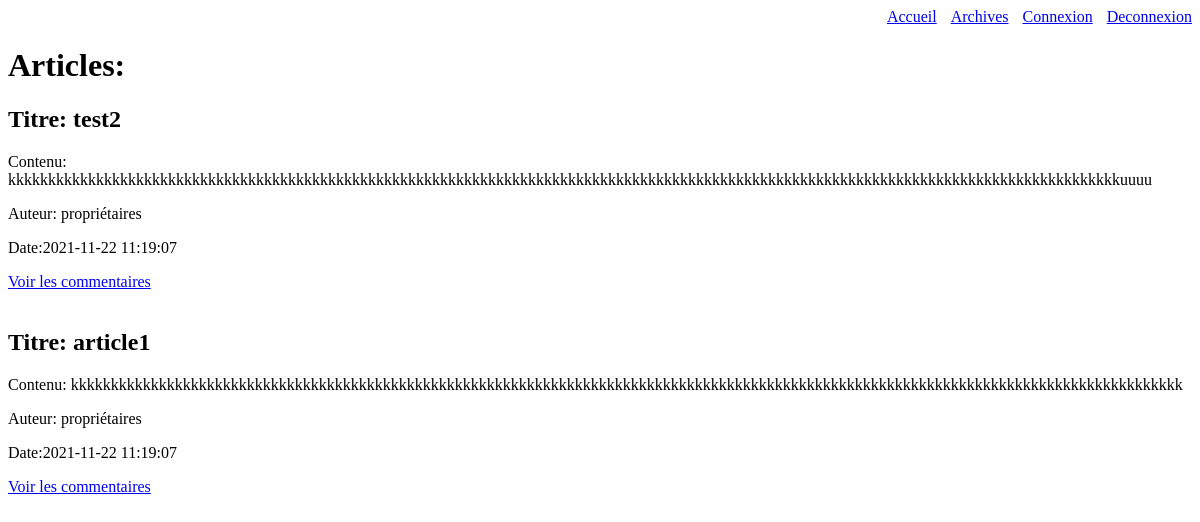
Before: /accueil.php with the older database file.
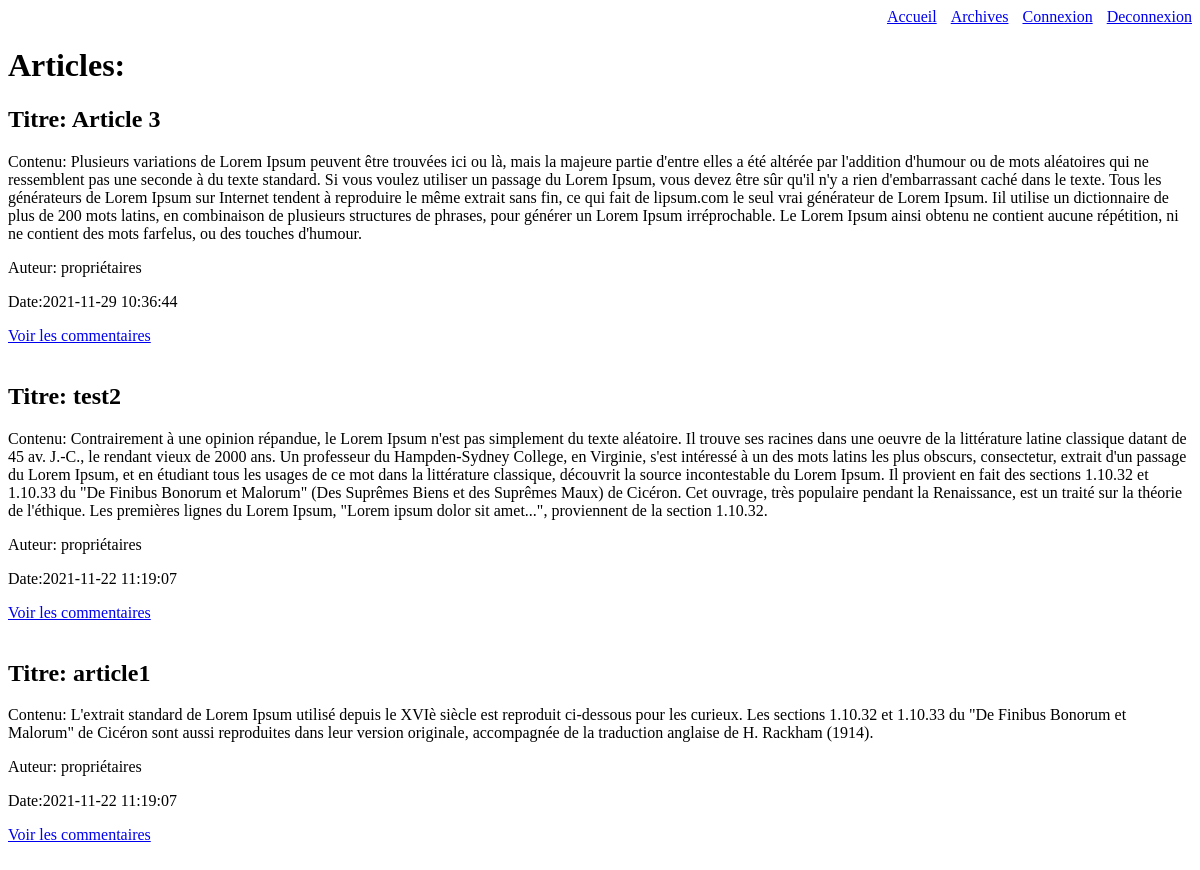
After: the same page with the newer database file.
### tables this page shows
CREATE TABLE `articles` (
  `id_articles` int(11) NOT NULL,
  `titre` varchar(100) NOT NULL,
  `contenu` text NOT NULL,
  `date` datetime NOT NULL
);

### accueil.php (the view, shortened to what this page needs)
<!DOCTYPE html>
<html lang="en">
<head>
</head>
<?php
    require_once 'config.php';
    $articles=getArticles($bdd);
    function getArticles($bdd)
    {
        $req = $bdd->prepare('SELECT id_articles,titre,contenu, date FROM articles ORDER BY id_articles DESC LIMIT 3');
        $req->execute();
        $data = $req->fetchAll(PDO::FETCH_ASSOC);
        return $data;
    }
?>
<body>
    <nav>
        <a href="accueil.php">Accueil</a>
        <a href="landing.php"> Archives</a>
        <a href="connexion.php">Connexion</a>
        <a href="deconnexion.php">Deconnexion</a>
    </nav>
</body>
<div class="container">
            <div class="col-md-12">
            <h1>Articles:</h1>
            <?php
            foreach ($articles as $article){
	echo "<h2>Titre: ".$article["titre"]."<br></h2>  ";
    echo "<p>Contenu: ".$article["contenu"]."</p>";
    echo "<p>Auteur: propriétaires". "</p>";
    echo "<p>Date:".$article["date"]. "</p>";
    echo "<a href='articles.php?id=".$article["id_articles"]. "'>Voir les commentaires</a><br><br>";
}
?>
            </div>
        </div>
</html>

Changed rows visible on the page:
added articles: titre "Article 3", contenu "Plusieurs variations de Lorem Ipsum peuvent être trouvées ici ou là, mais la majeure partie d'entre elles a été altérée par l'addition d'humour ou de mots aléatoires qui ne ressemblent pas une seconde à du texte standard. Si vous voulez utiliser un passage du Lorem Ipsum, vous devez être sûr qu'il n'y a rien d'embarrassant caché dans le texte. Tous les générateurs de Lorem Ipsum sur Internet tendent à reproduire le même extrait sans fin, ce qui fait de lipsum.com le seul vrai générateur de Lorem Ipsum. Iil utilise un dictionnaire de plus de 200 mots latins, en combinaison de plusieurs structures de phrases, pour générer un Lorem Ipsum irréprochable. Le Lorem Ipsum ainsi obtenu ne contient…", date "2021-11-29 10:36:44"
changed articles "test2": contenu "kkkkkkkkkkkkkkkkkkkkkkkkkkkkkkkkkkkkkkkkkkkkkkkkkkkkkkkkkkkkkkkkkkkkkkkkkkkkkkkkkkkkkkkkkkkkkkkkkkkkkkkkkkkkkkkkkkkkkkkkkkkkkkkkkkkkkkkkkkkuuuu" → "Contrairement à une opinion répandue, le Lorem Ipsum n'est pas simplement du texte aléatoire. Il trouve ses racines dans une oeuvre de la littérature latine classique datant de 45 av. J.-C., le rendant vieux de 2000 ans. Un professeur du Hampden-Sydney College, en Virginie, s'est intéressé à un des mots latins les plus obscurs, consectetur, extrait d'un passage du Lorem Ipsum, et en étudiant tous les usages de ce mot dans la littérature classique, découvrit la source incontestable du Lorem Ipsum. Il provient en fait des sections 1.10.32 et 1.10.33 du \"De Finibus Bonorum et Malorum\" (Des Suprêmes Biens et des Suprêmes Maux) de Cicéron. Cet ouvrage, très populaire pendant la Renaissance, est…"
changed articles "article1": contenu "kkkkkkkkkkkkkkkkkkkkkkkkkkkkkkkkkkkkkkkkkkkkkkkkkkkkkkkkkkkkkkkkkkkkkkkkkkkkkkkkkkkkkkkkkkkkkkkkkkkkkkkkkkkkkkkkkkkkkkkkkkkkkkkkkkkkkkkkkkk" → "L'extrait standard de Lorem Ipsum utilisé depuis le XVIè siècle est reproduit ci-dessous pour les curieux. Les sections 1.10.32 et 1.10.33 du \"De Finibus Bonorum et Malorum\" de Cicéron sont aussi reproduites dans leur version originale, accompagnée de la traduction anglaise de H. Rackham (1914)."
